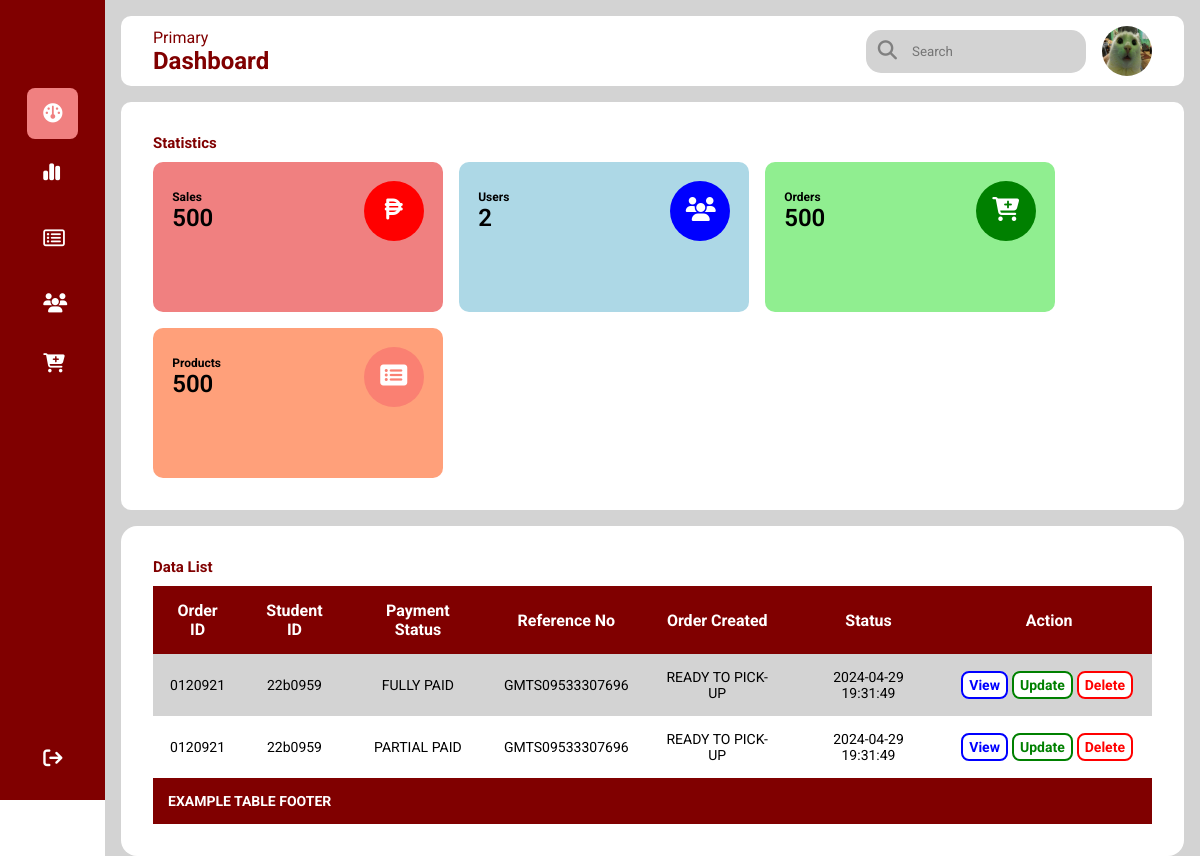
/admin/index-admin.php?action=login_success (signed in), run on the app's committed database.
### tables this page shows
CREATE TABLE `transactions` (
  `id` int(11) NOT NULL,
  `student_id` varchar(11) NOT NULL,
  `order_id` varchar(50) NOT NULL,
  `payment_status` varchar(25) NOT NULL,
  `status` varchar(25) NOT NULL,
  `reference_no` varchar(50) NOT NULL,
  `created` datetime NOT NULL DEFAULT current_timestamp(),
  `modified` timestamp NOT NULL DEFAULT current_timestamp()
);

### object/user.php (called while the page is built, shortened)
<?php
class User {
	private $conn;
	private $table_name = "users";
	public function __construct($db) {
		$this->conn = $db;
	}
	function countUser(){
		$query = "SELECT COUNT(*) as user_count
					FROM
					" . $this->table_name . "
					WHERE
					access_level = 'student'";
		$stmt = $this->conn->prepare($query);
		$stmt->execute();
		$row = $stmt->fetch(PDO::FETCH_ASSOC);
		$user_count = $row['user_count'];
		return $user_count;
	}
}
?>

### config/core.php (called while the page is built, shortened)
<?php
$page = isset($_GET['page']) ? $_GET['page'] : 1;
$records_per_page = 5;
$from_record_num = ($records_per_page * $page) - $records_per_page;
?>

### object/transaction.php (called while the page is built, shortened)
<?php
class Transaction{
    private $conn;
    private $table_name = "transactions";
    public function __construct($db){
        $this->conn = $db;
    }
    function readAll($from_records_num, $records_per_page){
        $query = "SELECT *
                    FROM
                    " . $this->table_name ."
                    ORDER BY
                    id ASC
                    LIMIT {$from_records_num}, {$records_per_page}";
        $stmt = $this->conn->prepare($query);
        $stmt->execute();
        return $stmt;
    }
}
?>

### admin/index-admin.php (the view, shortened to what this page needs)
<?php
include_once '../config/core.php';
include_once '../object/transaction.php';
include_once '../object/user.php';
$database = new Database();
$db = $database->getConnection();
$user = new User($db);
$transaction = new Transaction($db);
include_once 'sidebar.php';
include_once 'layout_head.php';
$stmt = $transaction->readAll($from_record_num, $records_per_page);
$num = $stmt->rowCount();
$user_count = $user->countUser();
?>
<div class="panel_container">
    <h3 class="main_title">Statistics</h3>
    <div class="panel_wrapper">
        <div class="panel_content lightcolor-1">
            <div class="panel_header">
                <div class="amount">
                    <span class="title">Sales</span>
                    <span class="amount_value">500</span>
                </div>
                <i class="fa-solid fa-peso-sign icon darkcolor-1"></i>
            </div>
        </div>
        <div class="panel_content lightcolor-2">
            <div class="panel_header">
                <div class="amount">
                    <span class="title">Users</span>
                    <span class="amount_value"><?php echo $user_count;?></span>
                </div>
                <i class="fa-solid fa-users icon darkcolor-2"></i>
            </div>
        </div>
        <div class="panel_content lightcolor-3">
            <div class="panel_header">
                <div class="amount">
                    <span class="title">Orders</span>
                    <span class="amount_value">500</span>
                </div>
                <i class="fa-solid fa-cart-plus icon darkcolor-3"></i>
            </div>
        </div>
        <div class="panel_content lightcolor-4">
            <div class="panel_header">
                <div class="amount">
                    <span class="title">Products</span>
                    <span class="amount_value">500</span>
                </div>
                <i class="fa-solid  fa-rectangle-list icon darkcolor-4"></i>
            </div>
        </div>
    </div>
</div>
<div class="table_wrapper">
    <h3 class="main_title">Data List</h3>
    <?php
        if ($num>0) {
            echo "<div class='table_container'>";
            echo "<table>";
                echo "<thead>";
                    echo "<tr>";
                        echo "<th>Order ID</th>";
                        echo "<th>Student ID</th>";
                        echo "<th>Payment Status</th>";
                        echo "<th>Reference No</th>";
                        echo "<th>Order Created</th>";
                        echo "<th>Status</th>";
                        echo "<th>Action</th>";
                    echo "</tr>";
                echo "</thead>";
                echo "<tbody>";
                    while ($row = $stmt->fetch(PDO::FETCH_ASSOC)) {
                        extract($row);
                        echo "<tr>";
                            echo "<td>{$order_id}</td>";
                            echo "<td>{$student_id}</td>";
                            echo "<td>{$payment_status}</td>";
                            echo "<td>{$reference_no}</td>";
                            echo "<td>{$status}</td>";
                            echo "<td>{$created}</td>";
                            echo "<td>";
                                echo "<a href='#' class='action_btn1'>View</a>";
                                echo "<a href='#'class='action_btn2'>Update</a>";
                                echo "<a href='#'class='action_btn3'>Delete</a>";
                        echo "</tr>";
                    }
                echo "</tbody>";
                echo "<tfoot>";
                    echo "<tr>";
                        echo "<td colspan='7' class='table_foot'>EXAMPLE TABLE FOOTER</td>";
                    echo "</tr>";
                echo "</tfoot>";
            echo "</table>";
        }
    ?>
    </div>
</div>
<?php include_once 'layout_foot.php'; ?>

### libs/css/admin-style.css (style rules this page uses)
* { margin: 0; padding: 0; border: none; outline: none; box-sizing: border-box; font-family: Roboto; }
body { display: flex; }
.panel_container { background: white; padding: 2rem; border-radius: 10px; }
.panel_wrapper { display: flex; flex-wrap: wrap; gap: 1rem; }
.main_title { color: maroon; padding-bottom: 10px; font-size: 15px; }
.panel_content { background: lightblue; border-radius: 10px; padding: 1.2rem; width: 290px; height: 150px; display: flex; flex-direction: column; justify-content: space-between; transition: all 0.5s ease-in-out; }
.panel_header { display: flex; justify-content: space-between; align-items: center; margin-bottom: 20px; }
.amount { display: flex; flex-direction: column; }
.title { font-size: 12px; font-weight: bold; }
.amount_value { font-size: 24px; font-weight: 600; }
.icon { color: white; padding: 1rem; height: 60px; width: 60px; text-align: center; border-radius: 50%; font-size: 1.5rem; background: red; }
.lightcolor-1 { background: lightcoral; }
.lightcolor-2 { background: lightblue; }
.lightcolor-3 { background: lightgreen; }
.lightcolor-4 { background: lightsalmon; }
.darkcolor-1 { background: red; }
.darkcolor-2 { background: blue; }
.darkcolor-3 { background: green; }
.darkcolor-4 { background: salmon; }
.table_wrapper { background: white; margin-top: 1rem; border-radius: 1rem; padding: 2rem 2rem; overflow-x: auto; }
.table_container { width: 100%; margin: 0 auto; }
table { width: 100%; border-collapse: collapse; }
thead { background: maroon; color: white; }
th { padding: 15px; text-align: center; }
tbody { background: lightgray; }
td { text-align: center; padding: 15px; font-size: 14px; color: black; }
tr:nth-child(even) { background: white; }
tfoot .table_foot { background: maroon; font-weight: bold; color: white; text-align: left; }
tfoot td { padding: 15px; color: white; }
.action_btn1, .action_btn2, .action_btn3 { text-decoration: none; border-radius: 8px; font-weight: bold; background-color: white; transition-duration: 0.3s; margin-right: 4px; padding: 4px 6px; }
.action_btn1 { border: 2px solid blue; color: blue; }
.action_btn2 { border: 2px solid green; color: green; }
.action_btn3 { border: 2px solid red; color: red; }

### data on the page
transactions: order "0120921", student "22b0959", payment_status "FULLY PAID", reference_no "GMTS09533307696", status "READY TO PICK-UP", created "2024-04-29 19:31:49"
transactions: order "0120921", student "22b0959", payment_status "PARTIAL PAID", reference_no "GMTS09533307696", status "READY TO PICK-UP", created "2024-04-29 19:31:49"

### other printed values
$page_title "Dashboard"
$user_count "2"
